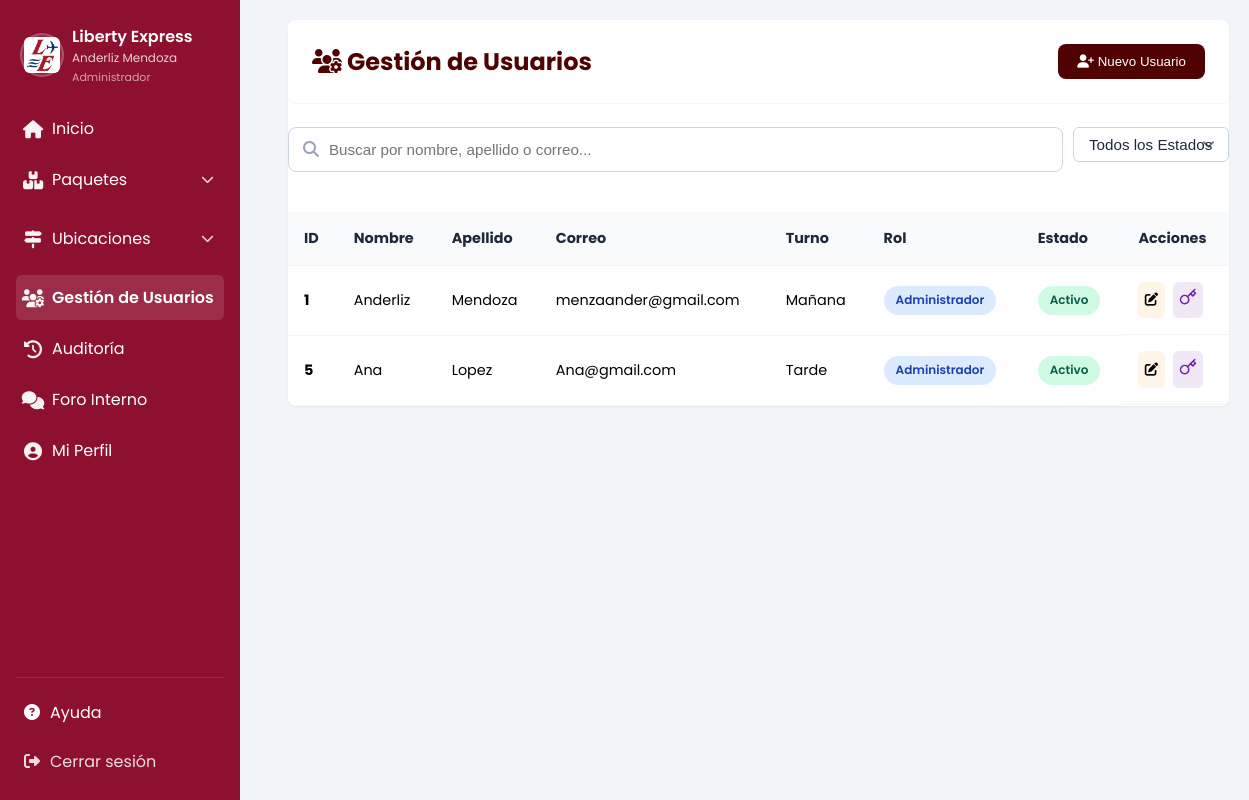
The page /usuario.php (signed in) on the database as committed earlier.
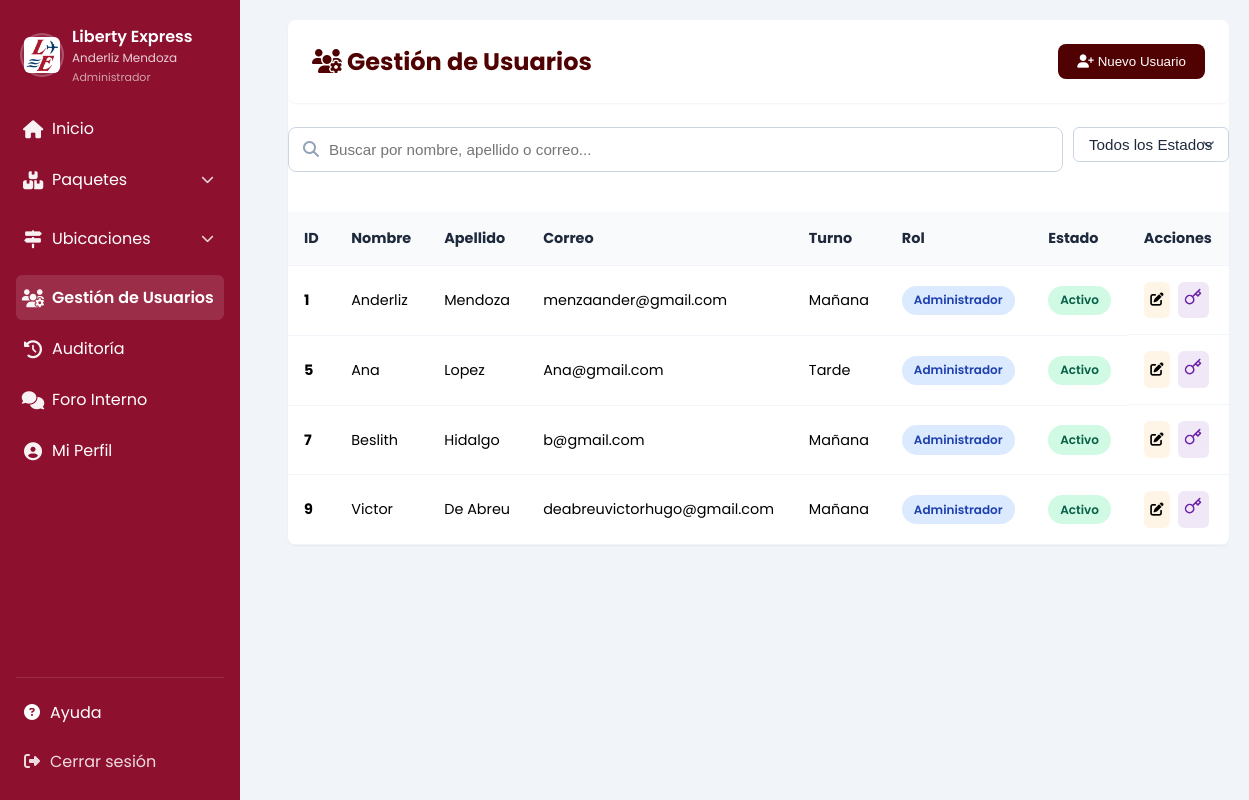
The same page on the database as committed later.
### tables this page shows
CREATE TABLE `usuario` (
  `id` int(11) NOT NULL,
  `nombre` varchar(30) NOT NULL,
  `apellido` varchar(30) NOT NULL,
  `turno` int(11) NOT NULL,
  `correo` varchar(255) NOT NULL,
  `contraseña` varchar(100) NOT NULL,
  `estado` int(11) NOT NULL,
  `rol_id` int(11) NOT NULL,
  `requiere_cambio` int(1) NOT NULL DEFAULT 1,
  `token_password` varchar(100) DEFAULT NULL,
  `token_expiracion` datetime DEFAULT NULL
);

CREATE TABLE `rol` (
  `id` int(11) NOT NULL,
  `Nombre` varchar(50) NOT NULL
);

### app/db/functions/users/users.php (called while the page is built, shortened)
<?php
include($_SERVER['DOCUMENT_ROOT'] . '/liberty/app/db/connect.php');
if (!function_exists('traducirRol')) {
    function traducirRol($rol_id) {
        global $conn;
        try {
            $stmt = $conn->prepare("SELECT Nombre FROM rol WHERE id = ?");
            $stmt->execute([$rol_id]);
            $rol = $stmt->fetch(PDO::FETCH_ASSOC);
            return $rol ? $rol['Nombre'] : 'Desconocido';
        } catch (PDOException $e) { return 'Error DB'; }
    }
}
if (!function_exists('traducirEstado')) {
    function traducirEstado($estado) {
        return ($estado == 1) ? 'Activo' : 'Inactivo';
    }
}
if (!function_exists('traducirTurno')) {
    function traducirTurno($turno) {
        return ($turno == 0) ? 'Mañana' : (($turno == 1) ? 'Tarde' : 'N/A');
    }
}
?>

### usuario.php (the view, shortened to what the changed rows need)
<?php
include($_SERVER['DOCUMENT_ROOT'] . '/liberty/app/db/connect.php');
include($_SERVER['DOCUMENT_ROOT'] . '/liberty/app/db/functions/users/users.php');
try {
    $stmt = $conn->query("SELECT * FROM usuario ORDER BY id ASC");
    $usuarios = $stmt->fetchAll(PDO::FETCH_OBJ);
} catch (PDOException $e) {
    echo "Error al obtener usuarios: " . $e->getMessage();
    die();
}
?>
<!DOCTYPE html>
<html lang="es">
<head>
    <link rel="stylesheet" href="/liberty/app/assets/css/users.css">
    <link rel="stylesheet" href="/liberty/app/assets/css/forms.css">
    <link rel="stylesheet" href="/liberty/app/assets/css/modal.css">
    <link rel="stylesheet" href="https://cdnjs.cloudflare.com/ajax/libs/font-awesome/6.4.0/css/all.min.css">
</head>
<body>
    <div class="app-wrap">
        <?php include($_SERVER['DOCUMENT_ROOT'] . '/liberty/app/includes/menu.php'); ?>
        <main class="main-content">
            <div class="table-container">
                <div class="header" style="margin-bottom: 1.5rem;">
                    <h1><i class="fas fa-users-cog"></i> Gestión de Usuarios</h1>
                </div>
                <div class="table-responsive">
                    <table class="content-table" id="tablaUsuarios">
                        <thead>
                            <tr>
                                <th>ID</th>
                                <th>Nombre</th>
                                <th>Apellido</th>
                                <th>Correo</th>
                                <th>Turno</th>
                                <th>Rol</th>
                                <th>Estado</th>
                                <th>Acciones</th>
                            </tr>
                        </thead>
                        <tbody>
                            <?php if (empty($usuarios)): ?>
                                <tr>
                                    <td colspan="8" style="text-align: center; padding: 2rem;">No hay usuarios registrados.</td>
                                </tr>
                            <?php else: ?>
                                <?php foreach ($usuarios as $usuario): ?>
                                    <tr class="fila-usuario" data-estado="<?php echo ($usuario->estado == 1) ? 'Activo' : 'Inactivo'; ?>">
                                        <td><strong><?php echo htmlspecialchars($usuario->id); ?></strong></td>
                                        <td><?php echo htmlspecialchars($usuario->nombre); ?></td>
                                        <td><?php echo htmlspecialchars($usuario->apellido); ?></td>
                                        <td><?php echo htmlspecialchars($usuario->correo); ?></td>
                                        <td><?php echo traducirTurno($usuario->turno); ?></td>
                                        <td>
                                            <span class="badge badge-info">
                                                <?php echo traducirRol($usuario->rol_id); ?>
                                            </span>
                                        </td>
                                        <td>
                                            <span class="badge <?php echo $usuario->estado == 1 ? 'badge-success' : 'badge-danger'; ?>">
                                                <?php echo traducirEstado($usuario->estado); ?>
                                            </span>
                                        </td>
                                        <td class="actions-cell">
                                            <button class="btn btn-warning" onclick="abrirModalEditar(this)"
                                                data-id="<?php echo $usuario->id; ?>"
                                                data-nombre="<?php echo htmlspecialchars($usuario->nombre); ?>"
                                                data-apellido="<?php echo htmlspecialchars($usuario->apellido); ?>"
                                                data-correo="<?php echo htmlspecialchars($usuario->correo); ?>"
                                                data-turno="<?php echo $usuario->turno; ?>"
                                                data-rol="<?php echo $usuario->rol_id; ?>"
                                                data-estado="<?php echo $usuario->estado; ?>"
                                                title="Editar">
                                                <i class="fas fa-edit"></i>
                                            </button>
                                            <a href="/liberty/app/db/functions/users/enviar_reset.php?id=<?php echo $usuario->id; ?>"
                                                class="btn"
                                                style="background-color: rgba(107, 33, 168, 0.1);"
                                                title="Enviar correo de cambio de contraseña"
                                                onclick="return confirm('¿Estás seguro? Se inhabilitará la cuenta hasta que el usuario cambie su clave.');">
                                                    <svg width="18" height="18" viewBox="0 0 24 24" fill="none" xmlns="http://www.w3.org/2000/svg">
                                                        <path d="M21 2l-2 2m-7.61 7.61a5.5 5.5 0 1 1-7.778 7.778 5.5 5.5 0 0 1 7.777-7.777zm0 0L15.5 7.5m0 0l3 3L22 7l-3-3m-3.5 3.5L19 4" stroke="#6b21a8" stroke-width="2" stroke-linecap="round" stroke-linejoin="round"/>
                                                    </svg>
                                                </a>
                                            </td>
                                    </tr>
                                <?php endforeach; ?>
                            <?php endif; ?>
                        </tbody>
                    </table>
                </div>
            </div>
        </main>
    </div>
</body>
</html>

Rows that differ between the two databases and show on the page:
added usuario: id "7", nombre "Beslith", apellido "Hidalgo", correo "b@gmail.com", turno "Mañana", rol.Nombre "Administrador", estado "Activo"
added usuario: id "9", nombre "Victor", apellido "De Abreu", correo "deabreuvictorhugo@gmail.com", turno "Mañana", rol.Nombre "Administrador", estado "Activo"
